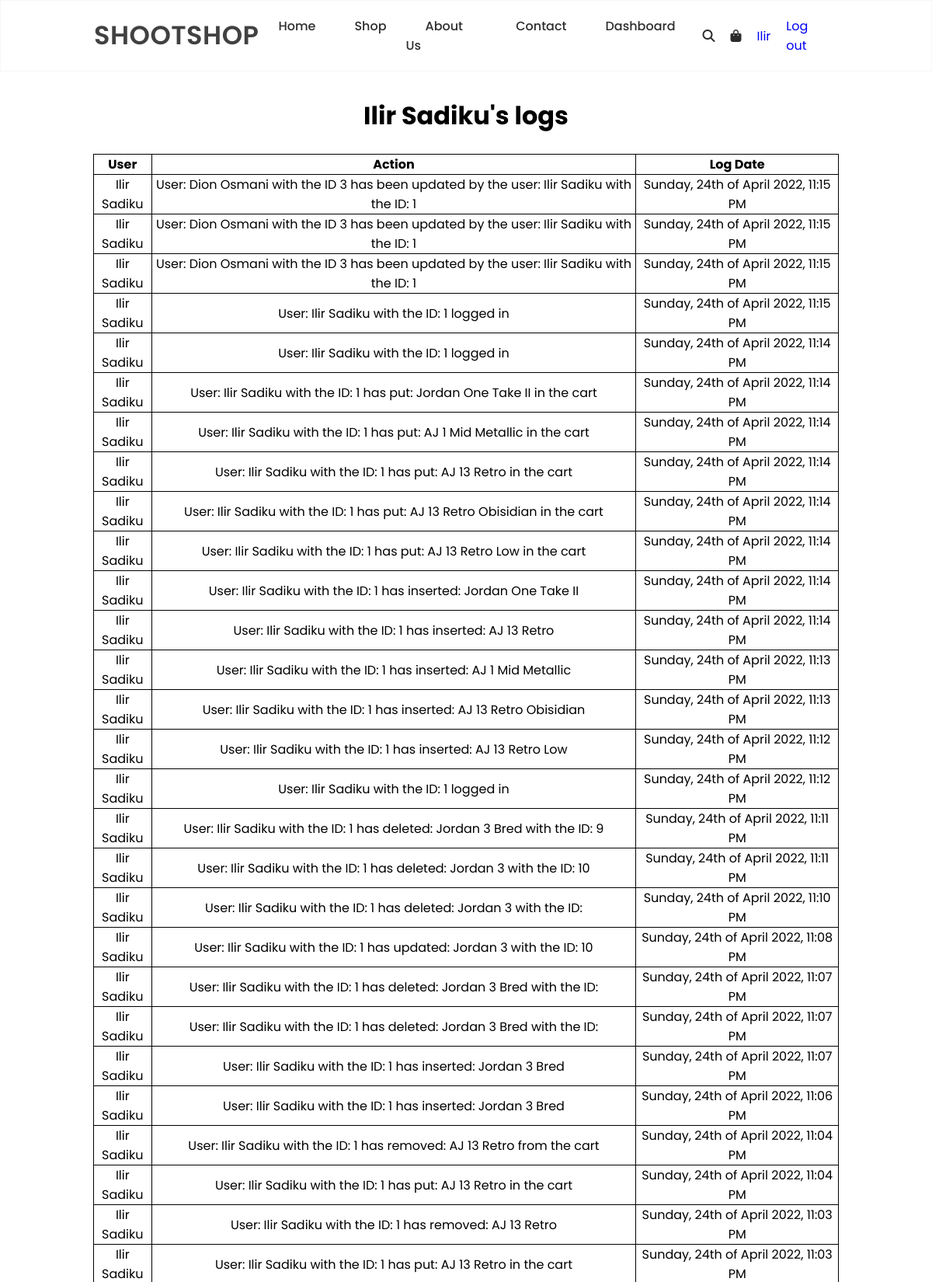
Screenshot of /View/auditLogs.php?id=1 (signed in, upper part) with the database file from the repository.
### tables this page shows
CREATE TABLE `users` (
  `ID` int(11) NOT NULL,
  `name` varchar(255) NOT NULL,
  `lastname` varchar(255) NOT NULL,
  `email` varchar(255) NOT NULL,
  `password` varchar(255) NOT NULL,
  `created_at` longtext NOT NULL,
  `updated_at` longtext NOT NULL,
  `last_access` longtext NOT NULL,
  `role` enum('user','admin') NOT NULL
);

CREATE TABLE `logs` (
  `Id` int(11) NOT NULL,
  `userID` varchar(255) NOT NULL,
  `action` longtext NOT NULL,
  `log_date` longtext NOT NULL
);

### Repository/UserRepository.php (called while the page is built, shortened)
<?php
class userRepository{
	private $connection;
	function __construct(){
        $conn = new config();
        $this->connection = $conn->startConnection();
    }
	function getUserById($id){
        $conn = $this->connection;
        $sql = "SELECT * FROM users WHERE id='$id'";
        $statement = $conn->query($sql);
        $user = $statement->fetch();
        return $user;
    }
}
?>

### Repository/logsRepository.php (called while the page is built, shortened)
<?php
class logsRepository{
	private $connection;
	function __construct(){
        $conn = new config();
        $this->connection = $conn->startConnection();
    }
    function getLogsById($id){
        $conn = $this->connection;
        $sql = "SELECT * FROM logs WHERE userID='$id' ORDER BY ID DESC";
        $statement = $conn->query($sql);
        $logs = $statement->fetchAll();
        return $logs;
    }
}
?>

### View/auditLogs.php (the view, shortened to what this page needs)
<!DOCTYPE html>
<html>
<head>
	<link rel="stylesheet" type="text/css" href="style.css">
</head>
<body>
	<?php
		include('../Includes/header.php');
		include_once '../Repository/userRepository.php';
		include_once '../Repository/logsRepository.php';
	$userRepository = new UserRepository();
	$logsRepository = new logsRepository();
	$id=$_GET['id'];
	$user = $userRepository->getUserById($id);
	$logs= $logsRepository->getLogsById($id);
	?>
	<div class="container">
		<div class="row">
			<div style="width: 100%;">
				<br><h1 style="text-align:center; margin-top:100px; "><?php echo $user['name'] . " " . $user['lastname']. "'s logs" ?></h1><br>
				<table class="align-center table-bordered dashboard-table">
					<tr>
						<th>User</th>
						<th>Action</th>
						<th>Log Date</th>
					</tr>
					<?php
					foreach($logs as $log){
						?>
						<tr>
							<td><?= $user['name']." ".$user['lastname']?></td>
							<td><?= $log['action']?></td>
							<td><?= $log['log_date']?></td>
						</tr>
					<?php
					}
					?>
				</table><br><br>
			</div>
		</div>
	</div>
</body>
</html>

### View/style.css (style rules this page uses)
* { margin: 0px; padding: 0px; font-family: poppins; box-sizing: border-box; }
body { margin: 0px; padding: 0px; font-family: poppins; }

### View/auditLogs.php (style rules this page uses)
table, td, th { border: 1px solid black; }
table { border-collapse: collapse; width: 80%; margin-left:10%; }
td { text-align: center; }

### rows the page displays
users: name "Ilir", lastname "Sadiku"
logs: userID.name "Ilir", userID.lastname "Sadiku", action "User: Dion Osmani with the ID 3 has been updated by the user: Ilir Sadiku with the ID: 1", log_date "Sunday, 24th of April 2022, 11:15 PM"
logs: userID.name "Ilir", userID.lastname "Sadiku", action "User: Dion Osmani with the ID 3 has been updated by the user: Ilir Sadiku with the ID: 1", log_date "Sunday, 24th of April 2022, 11:15 PM"
logs: userID.name "Ilir", userID.lastname "Sadiku", action "User: Dion Osmani with the ID 3 has been updated by the user: Ilir Sadiku with the ID: 1", log_date "Sunday, 24th of April 2022, 11:15 PM"
logs: userID.name "Ilir", userID.lastname "Sadiku", action "User: Ilir Sadiku with the ID: 1 logged in", log_date "Sunday, 24th of April 2022, 11:15 PM"
logs: userID.name "Ilir", userID.lastname "Sadiku", action "User: Ilir Sadiku with the ID: 1 logged in", log_date "Sunday, 24th of April 2022, 11:14 PM"
logs: userID.name "Ilir", userID.lastname "Sadiku", action "User: Ilir Sadiku with the ID: 1 has put: Jordan One Take II in the cart", log_date "Sunday, 24th of April 2022, 11:14 PM"
logs: userID.name "Ilir", userID.lastname "Sadiku", action "User: Ilir Sadiku with the ID: 1 has put: AJ 1 Mid Metallic in the cart", log_date "Sunday, 24th of April 2022, 11:14 PM"
logs: userID.name "Ilir", userID.lastname "Sadiku", action "User: Ilir Sadiku with the ID: 1 has put: AJ 13 Retro in the cart", log_date "Sunday, 24th of April 2022, 11:14 PM"
logs: userID.name "Ilir", userID.lastname "Sadiku", action "User: Ilir Sadiku with the ID: 1 has put: AJ 13 Retro Obisidian in the cart", log_date "Sunday, 24th of April 2022, 11:14 PM"
logs: userID.name "Ilir", userID.lastname "Sadiku", action "User: Ilir Sadiku with the ID: 1 has put: AJ 13 Retro Low in the cart", log_date "Sunday, 24th of April 2022, 11:14 PM"
logs: userID.name "Ilir", userID.lastname "Sadiku", action "User: Ilir Sadiku with the ID: 1 has inserted: Jordan One Take II", log_date "Sunday, 24th of April 2022, 11:14 PM"
logs: userID.name "Ilir", userID.lastname "Sadiku", action "User: Ilir Sadiku with the ID: 1 has inserted: AJ 13 Retro", log_date "Sunday, 24th of April 2022, 11:14 PM"
logs: userID.name "Ilir", userID.lastname "Sadiku", action "User: Ilir Sadiku with the ID: 1 has inserted: AJ 1 Mid Metallic", log_date "Sunday, 24th of April 2022, 11:13 PM"
logs: userID.name "Ilir", userID.lastname "Sadiku", action "User: Ilir Sadiku with the ID: 1 has inserted: AJ 13 Retro Obisidian", log_date "Sunday, 24th of April 2022, 11:13 PM"
logs: userID.name "Ilir", userID.lastname "Sadiku", action "User: Ilir Sadiku with the ID: 1 has inserted: AJ 13 Retro Low", log_date "Sunday, 24th of April 2022, 11:12 PM"
logs: userID.name "Ilir", userID.lastname "Sadiku", action "User: Ilir Sadiku with the ID: 1 logged in", log_date "Sunday, 24th of April 2022, 11:12 PM"
logs: userID.name "Ilir", userID.lastname "Sadiku", action "User: Ilir Sadiku with the ID: 1 has deleted: Jordan 3 Bred with the ID: 9", log_date "Sunday, 24th of April 2022, 11:11 PM"
logs: userID.name "Ilir", userID.lastname "Sadiku", action "User: Ilir Sadiku with the ID: 1 has deleted: Jordan 3 with the ID: 10", log_date "Sunday, 24th of April 2022, 11:11 PM"
logs: userID.name "Ilir", userID.lastname "Sadiku", action "User: Ilir Sadiku with the ID: 1 has deleted: Jordan 3 with the ID:", log_date "Sunday, 24th of April 2022, 11:10 PM"
logs: userID.name "Ilir", userID.lastname "Sadiku", action "User: Ilir Sadiku with the ID: 1 has updated: Jordan 3 with the ID: 10", log_date "Sunday, 24th of April 2022, 11:08 PM"
logs: userID.name "Ilir", userID.lastname "Sadiku", action "User: Ilir Sadiku with the ID: 1 has deleted: Jordan 3 Bred with the ID:", log_date "Sunday, 24th of April 2022, 11:07 PM"
logs: userID.name "Ilir", userID.lastname "Sadiku", action "User: Ilir Sadiku with the ID: 1 has deleted: Jordan 3 Bred with the ID:", log_date "Sunday, 24th of April 2022, 11:07 PM"
logs: userID.name "Ilir", userID.lastname "Sadiku", action "User: Ilir Sadiku with the ID: 1 has inserted: Jordan 3 Bred", log_date "Sunday, 24th of April 2022, 11:07 PM"
logs: userID.name "Ilir", userID.lastname "Sadiku", action "User: Ilir Sadiku with the ID: 1 has inserted: Jordan 3 Bred", log_date "Sunday, 24th of April 2022, 11:06 PM"
logs: userID.name "Ilir", userID.lastname "Sadiku", action "User: Ilir Sadiku with the ID: 1 has removed: AJ 13 Retro from the cart", log_date "Sunday, 24th of April 2022, 11:04 PM"
logs: userID.name "Ilir", userID.lastname "Sadiku", action "User: Ilir Sadiku with the ID: 1 has put: AJ 13 Retro in the cart", log_date "Sunday, 24th of April 2022, 11:04 PM"
logs: userID.name "Ilir", userID.lastname "Sadiku", action "User: Ilir Sadiku with the ID: 1 has removed: AJ 13 Retro", log_date "Sunday, 24th of April 2022, 11:03 PM"
logs: userID.name "Ilir", userID.lastname "Sadiku", action "User: Ilir Sadiku with the ID: 1 has put: AJ 13 Retro in the cart", log_date "Sunday, 24th of April 2022, 11:03 PM"

### other values shown
$_SESSION['name'] "Ilir"
